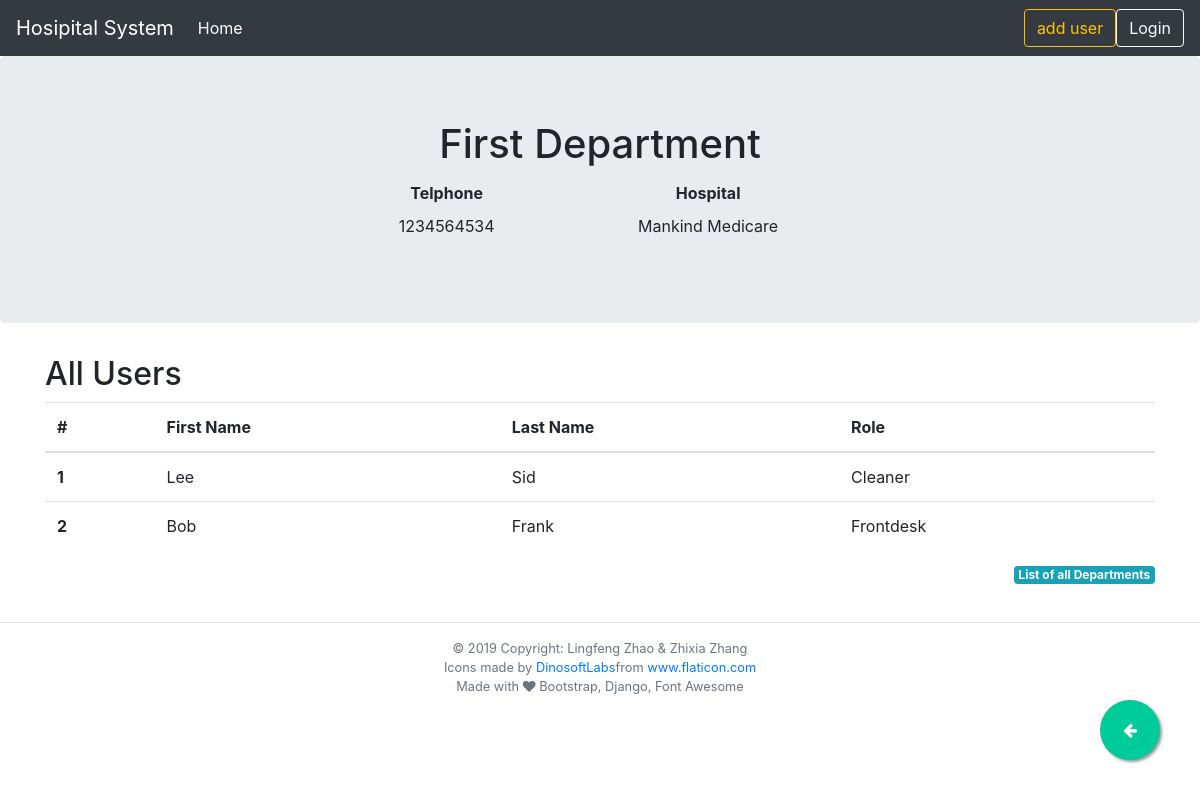
/department/1/, run on the app's committed database.
### hospital/models.py (models this page shows, shortened)
class Department(models.Model):
    did = models.AutoField(primary_key=True)
    dname = models.CharField(max_length=20)
    dtel = models.CharField(max_length=13)
    hid = models.ForeignKey("Hospital", models.CASCADE, db_column="hid")
    class Meta:
        db_table = "department"

class Hospital(models.Model):
    hid = models.AutoField(primary_key=True)
    hname = models.CharField(max_length=30)
    hst_address = models.CharField(max_length=30)
    hst_city = models.CharField(max_length=30)
    hstate = models.CharField(max_length=20)
    hzip = models.IntegerField()
    class Meta:
        db_table = "hospital"

class Users(models.Model):
    uid = models.AutoField(
        db_column="UID", primary_key=True
    )  # Field name made lowercase.
    ufname = models.CharField(max_length=20)
    ulname = models.CharField(max_length=20)
    urole = models.CharField(max_length=20)
    did = models.ForeignKey(Department, models.DO_NOTHING, db_column="did")
    class Meta:
        db_table = "users"

### hospital/views.py (the view)
# urls.py: path("department/<int:pk>/", views.DepartmentDetailView.as_view(), name="department-detail"),
class DepartmentDetailView(generic.DetailView):
    model = Department
    template_name = "department-detail.html"
    def get_context_data(self, **kwargs):
        context = super().get_context_data(**kwargs)
        form = UserForm(self.kwargs["pk"])
        context["add_form"] = form
        return context

### hospital/templates/department-detail.html (shortened to what this page needs)
{% extends './base.html' %}
{% block page_title %} {{ department.dname }}{% endblock  %}
{% block page_details %}
<div class="col-md-6 offset-md-3">
  <table class="table table-borderless table-sm">
    <thead>
      <tr>
        {% block details_title %}
        <th scope="col">Telphone</th>
        <th scope="col">Hospital</th>
        {% endblock  %}
      </tr>
    </thead>
    <tbody>
      <tr>
        {% block details_content %}
        <td>{{ department.dtel }}</td>
        <td>{{ department.hid.hname }}</td>
        {% endblock  %}
      </tr>
    </tbody>
  </table>
</div>
{% endblock %}
{% block content %}
<h2> All Users</h2>
{% if department.users_set %}
<table class="table table-hover">
  <thead>
    <tr>
      <th scope="col">#</th>
      <th scope="col">First Name</th>
      <th scope="col">Last Name</th>
      <th scope="col">Role</th>
    </tr>
  </thead>
  <tbody>
    {% for users in department.users_set.all %}
    <tr onclick="window.location='#';">
      <th scope="row">{{forloop.counter}}</th>
      <td>{{users.ufname | title}}</td>
      <td>{{users.ulname | title}}</td>
      <td>{{users.urole | title}}</td>
    </tr>
    {% endfor %}
  </tbody>
</table>
{% else %}
<p>No resuorce are available.</p>
{% endif %}
<a href="{% url 'hospital-detail' department.hid.hid %}" class="badge badge-info float-right">List of all
  Departments</a>
{% endblock content %}

### hospital/templates/base.html (style rules this page uses)
body { min-height: 800px; padding-top: 56px; }

### data on the page
Department: dname "First Department", dtel "1234564534", hid.hname "Mankind Medicare"
Users: ufname "Lee", ulname "Sid", urole "Cleaner"
Users: ufname "Bob", ulname "Frank", urole "Frontdesk"
